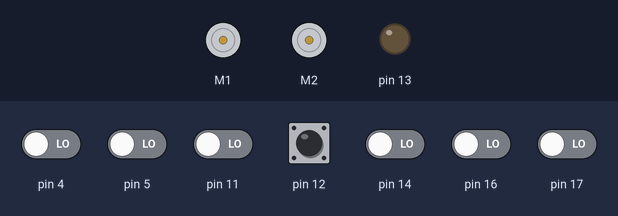
Simulated run of this sketch. Board: Arduino Uno, built with avr-gcc and run on an emulated ATmega328P. Parts: 2 × DC motor (green arrow = forward, orange = backward, longer = faster), output pins drawn as LEDs (lit = HIGH). Inputs (shaded band) come from the test bench; at power-on: pin 12 HIGH, pin 4, pin 5, pin 11, pin 14, pin 16, pin 17 LOW.

Above: at 0.8 s.
0.9 s: pin 12 pulled LOW for 0.15 s
At 1.8 s:
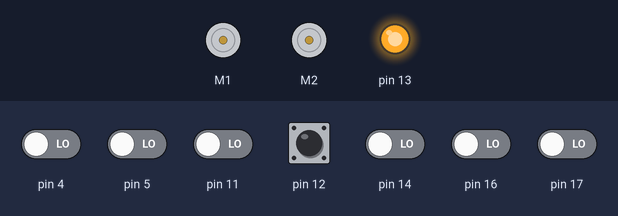
At 3.5 s:
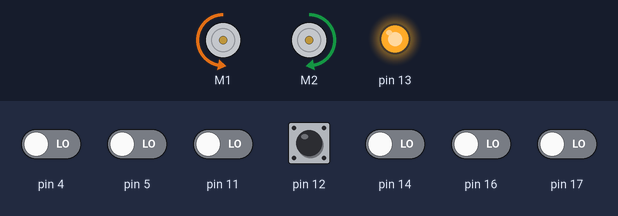
4.0 s: pin 12 pulled LOW for 3.2 s
At 8.6 s:
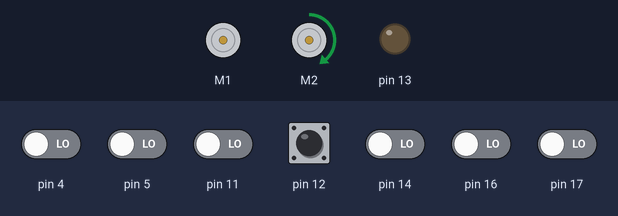
Timing chart, 0 to 10.1 s (numbered marks = the images above; inputs shaded):
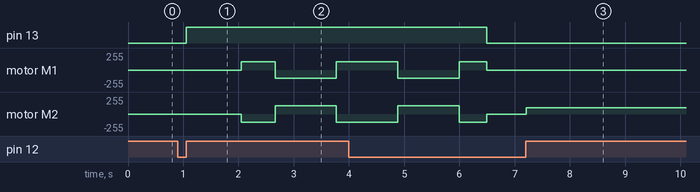

The sketch:

LineFollower_test.ino
```cpp
#include <Wire.h>
#include <ZumoShield.h>

ZumoBuzzer buzzer;
ZumoReflectanceSensorArray reflectanceSensors;
ZumoMotors motors;
Pushbutton button(ZUMO_BUTTON);

void setup()
{
  reflectanceSensors.init();

  button.waitForButton();

  pinMode(13, OUTPUT);
  digitalWrite(13, HIGH);

  delay(1000);
  int i;
  for (i = 0; i < 80; i++)
  {
    if ((i > 10 && i <= 30) || (i > 50 && i <= 70))
      motors.setSpeeds(-200, 200);
    else
      motors.setSpeeds(200, -200);
    reflectanceSensors.calibrate();
    delay(30);
  }
  motors.setSpeeds(0, 0);

  digitalWrite(13, LOW);
  Serial.begin(9600); //normal printing

  button.waitForButton();
}

void loop()
{
  unsigned int sensors[6];

  int position = reflectanceSensors.readLine(sensors);

  if (position < 1000)
  {
    // Too far to the left of the line: turn right.
    motors.setSpeeds(0, 150);
  }
  else if (position < 3000)
  {
    // drive straight.
    motors.setSpeeds(150, 150);
  }
  else
  {
    // Too far to the left of the line: turn right.
    motors.setSpeeds(150, 0);
  }
}
```

Measured:
- after the input at 0.9 s, pin 13: LOW → HIGH after 0.15 s; motor M1: stopped → forward 127/255 after 1.2 s, → backward 127/255 0.61 s later, → forward 127/255 1.1 s later; motor M2: stopped → backward 127/255 after 1.2 s, → forward 127/255 0.61 s later, → backward 127/255 1.1 s later
